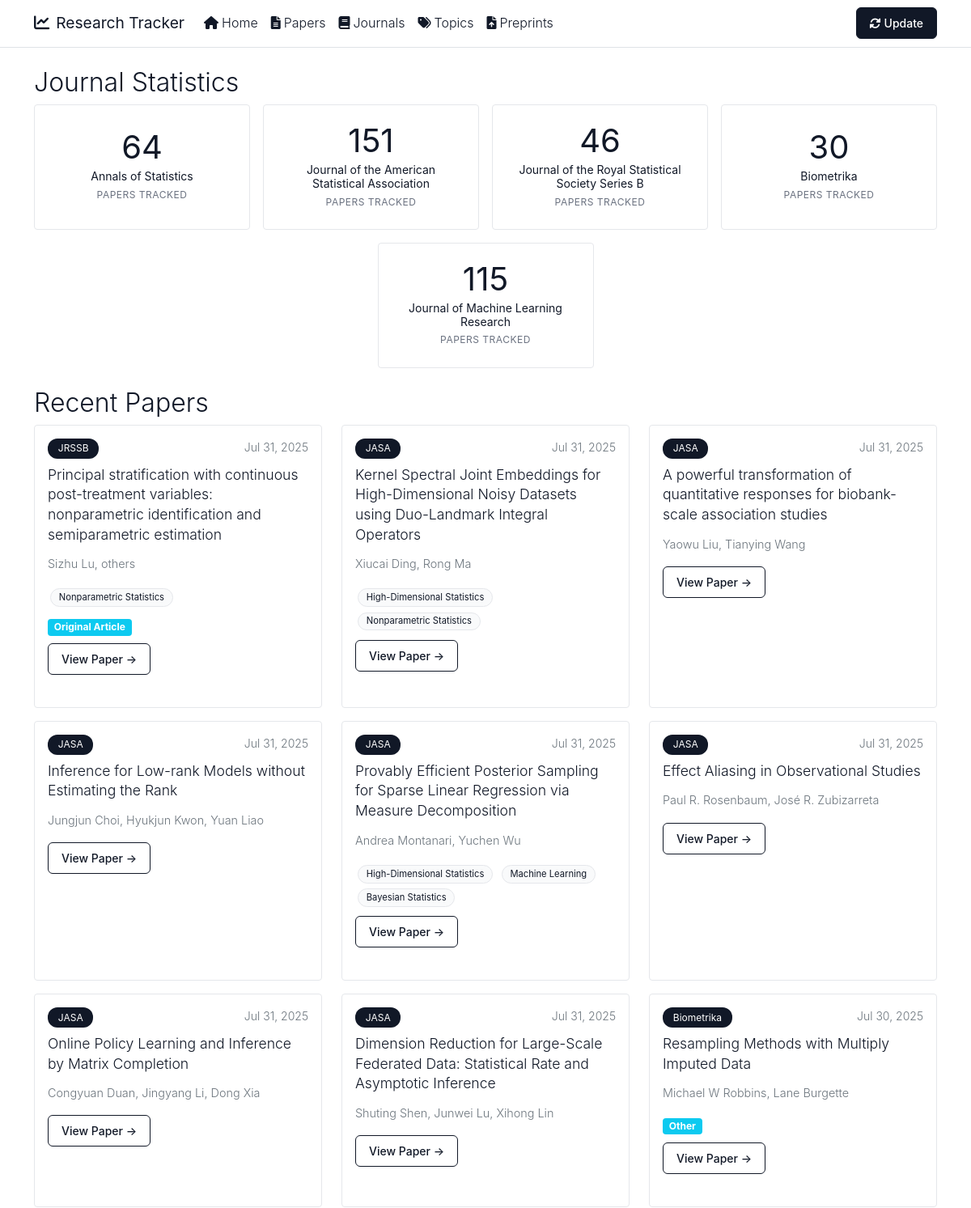
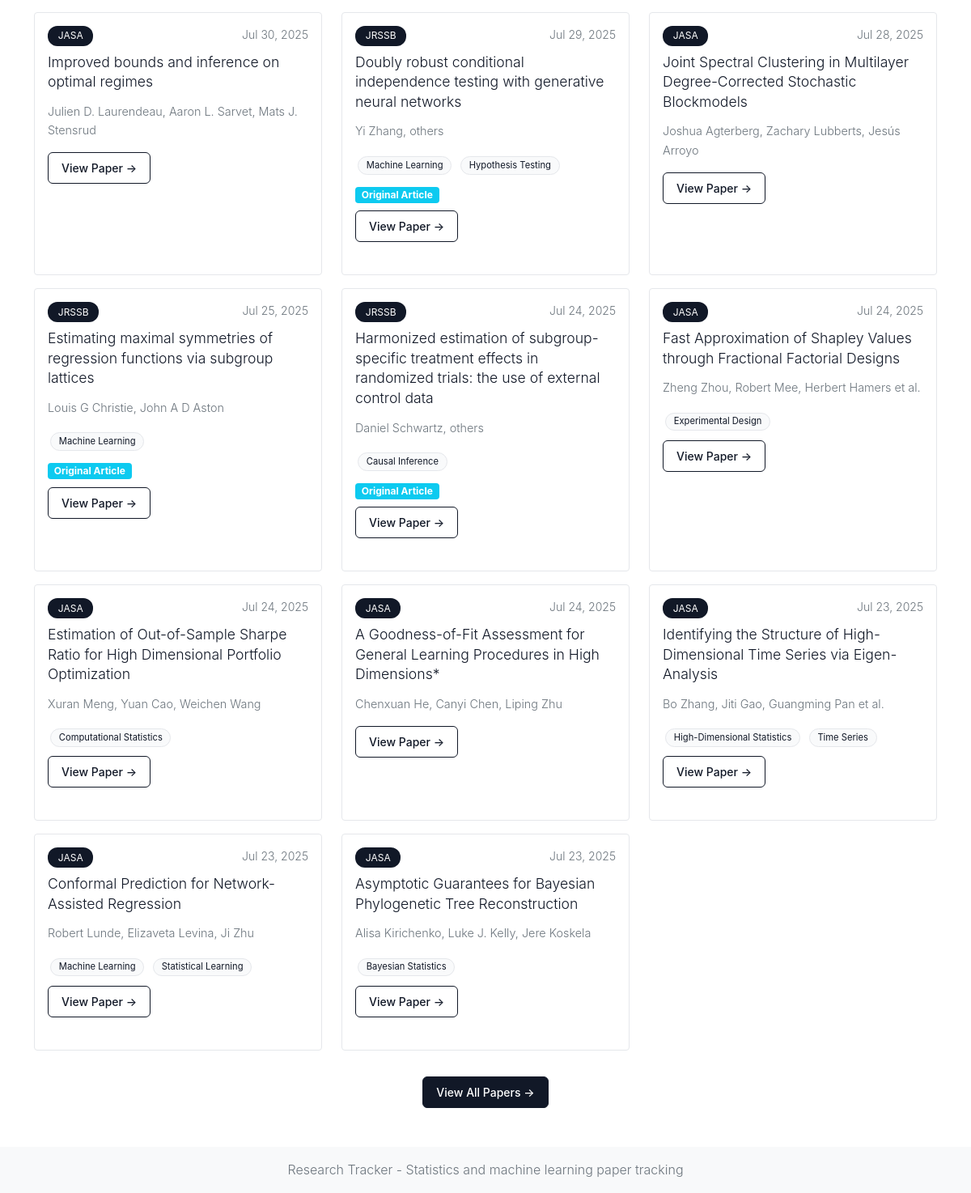
Before: / with the older database file (2 pictures, top to bottom).
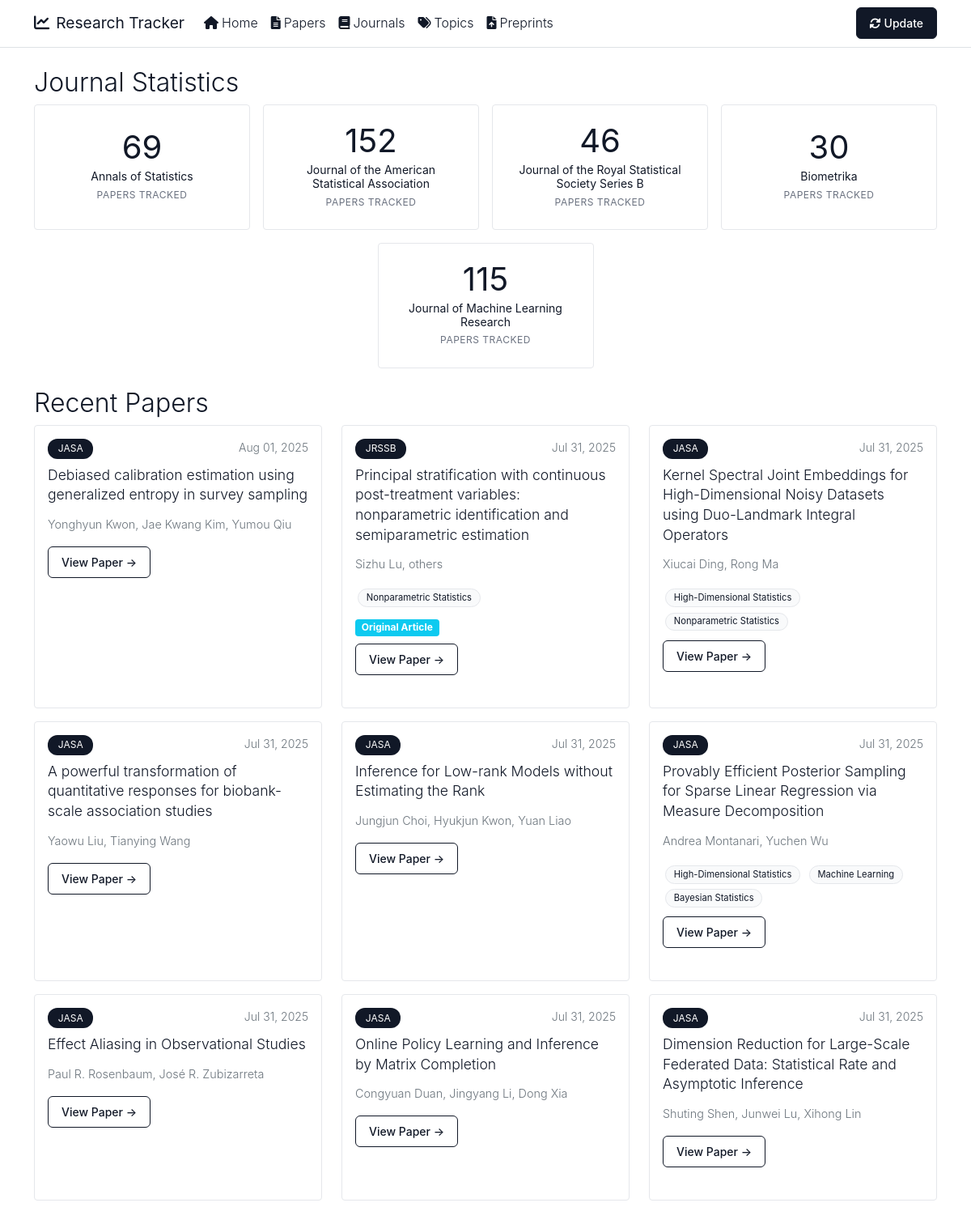
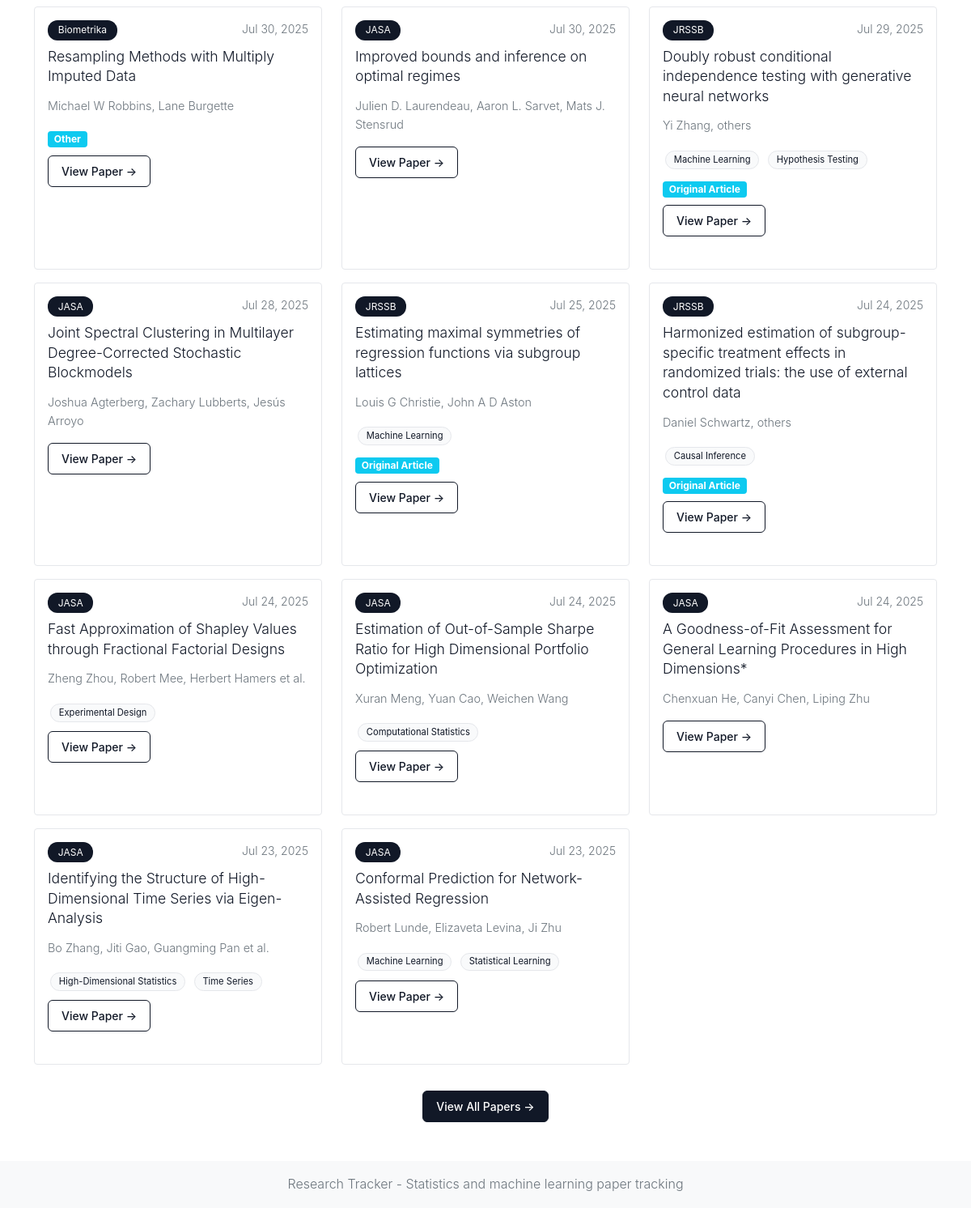
After: the same page with the newer database file (2 pictures, top to bottom).
### app/models.py (models this page shows)
class Journal(Base):
    __tablename__ = 'journals'
    id = Column(Integer, primary_key=True, index=True)
    name = Column(String(100), unique=True, index=True)
    abbreviation = Column(String(20), unique=True)
    url = Column(String(500))
    papers_url = Column(String(500))
    papers = relationship("Paper", back_populates="journal")

class Paper(Base):
    __tablename__ = 'papers'
    id = Column(Integer, primary_key=True, index=True)
    title = Column(String(500), index=True)
    abstract = Column(Text, nullable=True)
    doi = Column(String(200), nullable=True, unique=True)
    url = Column(String(500), nullable=True)
    pdf_url = Column(String(500), nullable=True)
    bibtex = Column(Text, nullable=True)  # Store BibTeX citation
    publication_date = Column(DateTime, nullable=True)
    accepted_date = Column(DateTime, nullable=True)
    scraped_date = Column(DateTime, default=datetime.utcnow)
    section = Column(String(100), nullable=True)  # Added section field
    journal_id = Column(Integer, ForeignKey('journals.id'))
    journal = relationship("Journal", back_populates="papers")
    authors = relationship("Author", secondary=paper_authors, back_populates="papers", order_by=paper_authors.c.author_order)
    topics = relationship("Topic", secondary=paper_topics, back_populates="papers")

class Author(Base):
    __tablename__ = 'authors'
    id = Column(Integer, primary_key=True, index=True)
    name = Column(String(200), index=True)
    email = Column(String(200), nullable=True)
    affiliation = Column(String(500), nullable=True)
    papers = relationship("Paper", secondary=paper_authors, back_populates="authors")

class Topic(Base):
    __tablename__ = 'topics'
    id = Column(Integer, primary_key=True, index=True)
    name = Column(String(100), unique=True, index=True)
    description = Column(Text, nullable=True)
    papers = relationship("Paper", secondary=paper_topics, back_populates="topics")

### app/main.py (the view)
@app.get("/", response_class=HTMLResponse)
async def home(request: Request, db: Session = Depends(get_db)):
    recent_papers = db.query(Paper).order_by(
        desc(Paper.publication_date),
        desc(Paper.scraped_date)
    ).limit(20).all()
    journal_stats = db.query(
        Journal.name,
        func.count(Paper.id).label('paper_count')
    ).join(Paper).group_by(Journal.id).all()
    return templates.TemplateResponse("index.html", {
        "request": request,
        "recent_papers": recent_papers,
        "journal_stats": journal_stats
    })

### templates/index.html (shortened to what this page needs)
{% extends "base.html" %}
{% block content %}
<div class="row mb-4">
    <div class="col-12">
        <h2>Journal Statistics</h2>
        {% if journal_stats %}
        <div class="row g-3 justify-content-center">
            {% for journal_name, paper_count in journal_stats %}
            <div class="col-sm-6 col-md-4 col-lg-3">
                <div class="stat-card h-100">
                    <div class="stat-number">{{ paper_count }}</div>
                    <div class="stat-title">{{ journal_name }}</div>
                    <div class="stat-label">papers tracked</div>
                </div>
            </div>
            {% endfor %}
        </div>
        {% else %}
        <div class="empty-state">
            <i class="fas fa-chart-bar"></i>
            <h5>No statistics available yet</h5>
            <p>Click "Update" to start tracking papers from journals</p>
        </div>
        {% endif %}
    </div>
</div>
<div class="row">
    <div class="col-12">
        <h2>Recent Papers</h2>
        {% if recent_papers %}
        <div class="row">
            {% for paper in recent_papers %}
            <div class="col-md-6 col-lg-4 mb-3">
                <div class="card paper-card h-100">
                    <div class="card-body">
                        <div class="d-flex justify-content-between align-items-start mb-2">
                            <span class="badge bg-primary journal-badge">{{ paper.journal.abbreviation if paper.journal else 'Unknown' }}</span>
                            <small class="text-muted">{{ paper.publication_date.strftime('%b %d, %Y') if paper.publication_date else (paper.scraped_date.strftime('%b %d, %Y') if paper.scraped_date else '') }}</small>
                        </div>
                        <h5 class="card-title">
                            <a href="/paper/{{ paper.id }}" class="text-decoration-none">{{ paper.title }}</a>
                        </h5>
                        {% if paper.authors %}
                        <p class="card-text authors-list text-muted small">
                            {{ (paper.authors | format_authors)[:3] | join(', ') }}
                            {% if paper.authors | length > 3 %} et al.{% endif %}
                        </p>
                        {% endif %}
                        {% if paper.topics %}
                        <div class="mb-2">
                            {% for topic in paper.topics[:3] %}
                            <span class="badge bg-secondary topic-tag">{{ topic.name }}</span>
                            {% endfor %}
                        </div>
                        {% endif %}
                        {% if paper.section %}
                        <div class="mb-2">
                            <span class="badge bg-info">{{ paper.section }}</span>
                        </div>
                        {% endif %}
                        {% if paper.url %}
                        <a href="{{ paper.url }}" class="btn btn-sm btn-outline-primary" target="_blank">
                            View Paper →
                        </a>
                        {% endif %}
                    </div>
                </div>
            </div>
            {% endfor %}
        </div>
        <div class="text-center mt-3">
            <a href="/papers" class="btn btn-primary">
                View All Papers →
            </a>
        </div>
        {% else %}
        <div class="text-center py-5">
            <p class="text-muted">No papers found. Click the "Update" button to scrape for recent papers.</p>
        </div>
        {% endif %}
    </div>
</div>
{% endblock %}

### templates/base.html (shortened to what this page needs)
<!DOCTYPE html>
<html lang="en">
<head>
    <link href="https://cdn.jsdelivr.net/npm/bootstrap@5.1.3/dist/css/bootstrap.min.css" rel="stylesheet">
    <link href="https://cdnjs.cloudflare.com/ajax/libs/font-awesome/6.0.0/css/all.min.css" rel="stylesheet">
    <link href="/static/style.css?v=11" rel="stylesheet">
</head>
<body>
    <nav class="navbar navbar-expand-lg navbar-light bg-white border-bottom">
        <div class="container">
            <a class="navbar-brand" href="/">
                <i class="fas fa-chart-line me-2"></i>Research Tracker
            </a>
            <div class="collapse navbar-collapse" id="navbarNav">
                <ul class="navbar-nav me-auto">
                    <li class="nav-item">
                        <a class="nav-link" href="/"><i class="fas fa-home me-1"></i>Home</a>
                    </li>
                    <li class="nav-item">
                        <a class="nav-link" href="/papers"><i class="fas fa-file-alt me-1"></i>Papers</a>
                    </li>
                    <li class="nav-item">
                        <a class="nav-link" href="/journals"><i class="fas fa-book me-1"></i>Journals</a>
                    </li>
                    <li class="nav-item">
                        <a class="nav-link" href="/topics"><i class="fas fa-tags me-1"></i>Topics</a>
                    </li>
                    <li class="nav-item">
                        <a class="nav-link" href="/preprints"><i class="fas fa-file-upload me-1"></i>Preprints</a>
                    </li>
                </ul>
                <form class="d-flex">
                    <button class="btn btn-update" type="button" onclick="triggerScrape()" id="updateBtn">
                        <i class="fas fa-sync-alt me-1"></i>Update
                    </button>
                </form>
            </div>
        </div>
    </nav>
    <main class="container my-4">
        {% block content %}{% endblock %}
    </main>
    <footer class="bg-light text-center py-3 mt-5">
        <div class="container">
            <p class="mb-0 text-muted">Research Tracker - Statistics and machine learning paper tracking</p>
        </div>
    </footer>
</body>
</html>

### static/style.css (style rules this page uses)
:root { --primary-color: #111827; --secondary-color: #111827; --accent-color: #6b7280; --success-color: #059669; --warning-color: #d97706; --light-bg: #f9fafb; --dark-text: #111827; --border-radius: 8px; --box-shadow: 0 1px 3px rgba(0,0,0,0.05); }
body { font-family: -apple-system, BlinkMacSystemFont, 'Segoe UI', Roboto, sans-serif; line-height: 1.6; color: var(--dark-text); font-weight: 300; }
h1, h2, h3, h4, h5, h6 { font-weight: 300; color: var(--dark-text); }
.navbar-brand { font-weight: 400; font-size: 1.2rem; color: var(--dark-text) !important; }
.navbar { box-shadow: none; border-bottom: 1px solid #e5e7eb; }
.navbar-light .navbar-nav .nav-link { color: var(--dark-text) !important; }
.card { border: 1px solid #e5e7eb; border-radius: 4px; box-shadow: none; transition: all 0.2s ease; height: 100%; }
.paper-card { margin-bottom: 1.5rem; }
.paper-card .card-title { font-size: 1.1rem; line-height: 1.4; margin-bottom: 0.75rem; }
.paper-card .card-title a { color: var(--dark-text); text-decoration: none; }
.stat-card { text-align: center; padding: 1.5rem; background: white; border-radius: 4px; border: 1px solid #e5e7eb; transition: all 0.2s ease; display: flex; flex-direction: column; justify-content: center; min-height: 120px; }
.stat-number { font-size: 2.5rem; font-weight: 400; color: var(--primary-color); margin-bottom: 0.5rem; line-height: 1; }
.stat-title { font-size: 0.875rem; font-weight: 400; color: var(--dark-text); margin-bottom: 0.25rem; line-height: 1.2; }
.stat-label { color: #6b7280; font-size: 0.75rem; text-transform: uppercase; letter-spacing: 0.5px; font-weight: 400; }
.journal-badge { background: var(--primary-color) !important; font-size: 0.75rem; padding: 0.4rem 0.8rem; border-radius: 12px; font-weight: 400; color: white !important; }
.topic-tag { background: var(--light-bg) !important; color: var(--dark-text) !important; border: 1px solid #e5e7eb; font-size: 0.7rem; padding: 0.3rem 0.6rem; border-radius: 12px; margin: 0.2rem; display: inline-block; font-weight: 400; }
.btn { border-radius: 4px; padding: 0.5rem 1rem; font-weight: 400; transition: all 0.2s ease; font-size: 0.875rem; border-width: 1px; }
.btn-primary { background: var(--primary-color); border-color: var(--primary-color); font-weight: 500; border-radius: 6px; }
.btn-outline-primary { color: var(--primary-color); border-color: var(--primary-color); font-weight: 500; border-radius: 6px; }
.authors-list { color: #6c757d; font-size: 0.9rem; }
footer { background: var(--light-bg); color: #6c757d; margin-top: 3rem; }
.btn-update { background: var(--primary-color); border-color: var(--primary-color); color: white; font-weight: 500; border-radius: 6px; padding: 0.5rem 1rem; }

Changed rows visible on the page:
no longer on this page (row unchanged): Paper: journal "JASA", publication_date "Jul 23, 2025", title "Asymptotic Guarantees for Bayesian Phylogenetic Tree Reconstruction", Topic (name "Bayesian Statistics")
no longer on this page (row unchanged): Author: name.name "Alisa Kirichenko, Luke J. Kelly, Jere Koskela"
computed for Journal "Annals of Statistics": paper_count "64" → "69"
computed for Journal "Journal of the American Statistical Association": paper_count "151" → "152"
added Paper: journal "JASA", publication_date "Aug 01, 2025", title "Debiased calibration estimation using generalized entropy in survey sampling"
added Author: name.name "Yonghyun Kwon, Jae Kwang Kim, Yumou Qiu"
